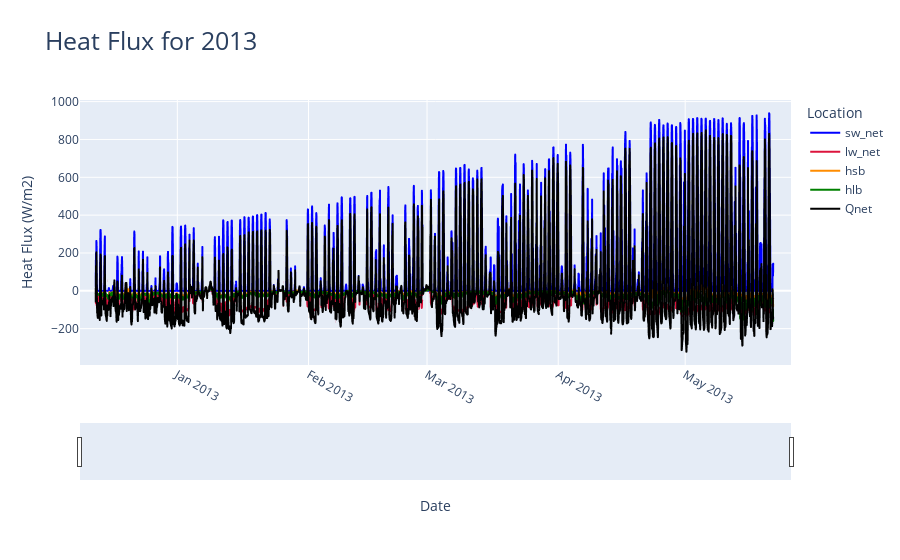

Notebook code for this chart:
### Code cell
import pandas as pd
import scipy.io as sio
from scipy import signal, stats
import numpy as np
import datetime
import plotly.express as px
from plotly.subplots import make_subplots
import plotly.graph_objects as go
import re
import coare36vn_zrf_et
import os

riverDF = pd.read_csv('river_temperature12_13.csv', parse_dates = ['DN'])
riverDF['hourDN'] = riverDF['DN'].dt.floor('h')

hourlyMeanRiverDF = riverDF.groupby('hourDN').agg(hourlyTemp=('EstimatedTemp', "mean")).reset_index()
hourlyMeanRiverDF['hourSalinity'] = 0

heatFluxModelDF = pd.read_csv('river12_13_flux.csv', parse_dates = ['Tm (UTC)'])
heatFluxModelDF = pd.merge(left = hourlyMeanRiverDF, right = heatFluxModelDF, how = 'inner',  left_on = 'hourDN', right_on = 'Tm (UTC)')
heatFluxModelDF = heatFluxModelDF.drop('Tm (UTC)', axis = 1)
jdDateBase = pd.Timestamp('1858-11-17').to_julian_date()
heatFluxModelDF['jdTimeStamp'] = heatFluxModelDF['hourDN'].apply(lambda x: x.to_julian_date()- jdDateBase)
heatFluxModelDF = heatFluxModelDF.sort_values(['hourDN'], ascending = [True])
pd.set_option('display.float_format', '{:.20f}'.format)

A=coare36vn_zrf_et.coare36vn_zrf_et(heatFluxModelDF["U (m s-1)"].to_numpy(), 10, heatFluxModelDF["Tair (degC)"].to_numpy(),2, heatFluxModelDF["RH (%)"].to_numpy(),2, heatFluxModelDF["P (mb)"].to_numpy(), heatFluxModelDF["hourlyTemp"].to_numpy(), heatFluxModelDF["SW_dn (W m-2)"].to_numpy(), heatFluxModelDF["LW_dn (W m-2)"].to_numpy(), heatFluxModelDF["Lat"].to_numpy(), heatFluxModelDF["Lon"].to_numpy(),heatFluxModelDF["jdTimeStamp"].to_numpy(),600,0, heatFluxModelDF["hourSalinity"].to_numpy(),None,None,10,10,10)

fnameA = os.path.join('test_13_output_river_heatflux.csv')
# A=coare36vn_zrf_et(u, zu , t, zt, rh, zq, P, ts, sw_dn, lw_dn, lat, lon,jd, zi,rain, Ss, None , None, zrf_u, zrf_t, zrf_q)
# fnameA = os.path.join(path,'test_36_output_py_082022_withnowavesinput.txt')
A_hdr = 'usr\ttau\thsb\thlb\thbb\thsbb\thlwebb\ttsr\tqsr\tzo\tzot\tzoq\tCd\t'
A_hdr += 'Ch\tCe\tL\tzeta\tdT_skinx\tdq_skinx\tdz_skin\tUrf\tTrf\tQrf\t'
A_hdr += 'RHrf\tUrfN\tTrfN\tQrfN\tlw_net\tsw_net\tLe\trhoa\tUN\tU10\tU10N\t'
A_hdr += 'Cdn_10\tChn_10\tCen_10\thrain\tQs\tEvap\tT10\tT10N\tQ10\tQ10N\tRH10\t'
A_hdr += 'P10\trhoa10\tgust\twc_frac\tEdis'
csvHdr = A_hdr.replace("\t", ",")
np.savetxt(fnameA,A,fmt='%.18e',delimiter=',',header=csvHdr)

processedDataDF = pd.read_csv('test_13_output_river_heatflux.csv')
processedDataDF['Tm (UTC)'] = heatFluxModelDF['hourDN']

processedDataDF["Qnet"] = processedDataDF["sw_net"] + processedDataDF["lw_net"] - processedDataDF["hsb"] - processedDataDF["hlb"]

tempFigLabels = ["sw_net", "lw_net", "hsb", "hlb", "Qnet"]
tempfig = px.line(x = processedDataDF['Tm (UTC)'], y = [processedDataDF["sw_net"], processedDataDF["lw_net"], -1*processedDataDF["hsb"], -1*processedDataDF["hlb"], processedDataDF["Qnet"]], color_discrete_sequence= ["blue", "crimson", "darkorange","green","black"], title = "Heat Flux")
for idx in range(len(tempFigLabels)):
    tempfig.data[idx].name = tempFigLabels[idx]
    tempfig.data[idx].hovertemplate = 'variable=' + tempFigLabels[idx] + '<br>x=%{x}<br>value=%{y}<extra></extra>'
    tempfig.data[idx].legendgroup = tempFigLabels[idx]

tempfig.update_layout(title=dict(text= "Heat Flux for 2013", font=dict(size=25)))
tempfig.update_xaxes(tickangle=30)
tempfig.update_xaxes(rangeslider_visible=True)
tempfig.update_xaxes(range = [pd.Timestamp('2012-12-09'),pd.Timestamp('2013-05-26')])

tempfig.update_layout(xaxis_title="Date", yaxis_title="Heat Flux (W/m2)", legend_title="Location")
tempfig.show()

### Figure 1 — Plotly figure (JSON) as saved in the notebook; plotly's stock layout.template omitted (floating-point values rounded to 4 significant figures; data arrays with more than 128 entries replaced by an {"elided": "..."} marker saying what was removed)
{"data": [{"hovertemplate": "variable=sw_net<br>x=%{x}<br>value=%{y}<extra></extra>", "legendgroup": "sw_net", "line": {"color": "blue", "dash": "solid"}, "marker": {"symbol": "circle"}, "mode": "lines", "name": "sw_net", "showlegend": true, "type": "scattergl", "x": {"elided": "3843 str values"}, "xaxis": "x", "y": {"elided": "3843 float values"}, "yaxis": "y"}, {"hovertemplate": "variable=lw_net<br>x=%{x}<br>value=%{y}<extra></extra>", "legendgroup": "lw_net", "line": {"color": "crimson", "dash": "solid"}, "marker": {"symbol": "circle"}, "mode": "lines", "name": "lw_net", "showlegend": true, "type": "scattergl", "x": {"elided": "3843 str values"}, "xaxis": "x", "y": {"elided": "3843 float values"}, "yaxis": "y"}, {"hovertemplate": "variable=hsb<br>x=%{x}<br>value=%{y}<extra></extra>", "legendgroup": "hsb", "line": {"color": "darkorange", "dash": "solid"}, "marker": {"symbol": "circle"}, "mode": "lines", "name": "hsb", "showlegend": true, "type": "scattergl", "x": {"elided": "3843 str values"}, "xaxis": "x", "y": {"elided": "3843 float values"}, "yaxis": "y"}, {"hovertemplate": "variable=hlb<br>x=%{x}<br>value=%{y}<extra></extra>", "legendgroup": "hlb", "line": {"color": "green", "dash": "solid"}, "marker": {"symbol": "circle"}, "mode": "lines", "name": "hlb", "showlegend": true, "type": "scattergl", "x": {"elided": "3843 str values"}, "xaxis": "x", "y": {"elided": "3843 float values"}, "yaxis": "y"}, {"hovertemplate": "variable=Qnet<br>x=%{x}<br>value=%{y}<extra></extra>", "legendgroup": "Qnet", "line": {"color": "black", "dash": "solid"}, "marker": {"symbol": "circle"}, "mode": "lines", "name": "Qnet", "showlegend": true, "type": "scattergl", "x": {"elided": "3843 str values"}, "xaxis": "x", "y": {"elided": "3843 float values"}, "yaxis": "y"}], "layout": {"legend": {"title": {"text": "Location"}, "tracegroupgap": 0}, "title": {"font": {"size": 25}, "text": "Heat Flux for 2013"}, "xaxis": {"anchor": "y", "domain": [0, 1], "range": ["2012-12-09T00:00:00", "2013-05-26T00:00:00"], "rangeslider": {"visible": true}, "tickangle": 30, "title": {"text": "Date"}}, "yaxis": {"anchor": "x", "domain": [0, 1], "title": {"text": "Heat Flux (W/m2)"}}}}
